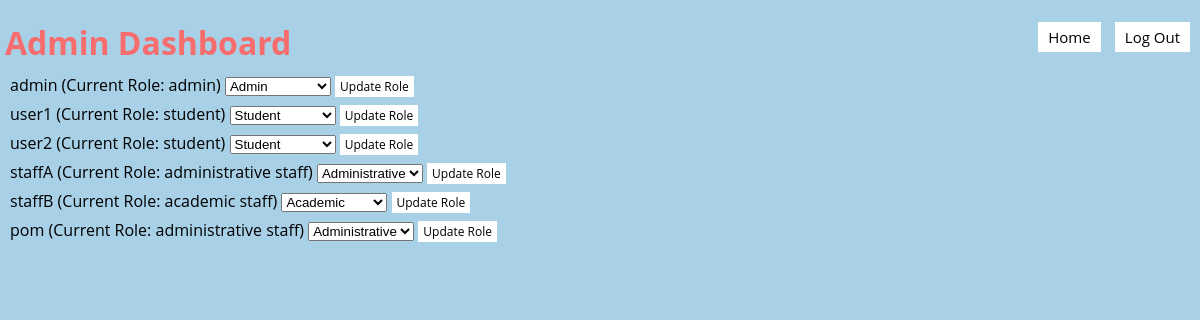
Screenshot of /admin-panel (signed in) with the database file from the repository.
### models.py (models this page shows)
class Base(DeclarativeBase):
    pass

class User(Base):
    __tablename__ = "user"
    username: Mapped[str] = mapped_column(String, primary_key=True)
    password: Mapped[str] = mapped_column(String)
    salt: Mapped[str] = mapped_column(String)
    failed_attempts: Mapped[int] = mapped_column(Integer, default=0)
    lockout_until: Mapped[datetime] = mapped_column(DateTime, nullable=True)
    role: Mapped[RoleType] = mapped_column(Enum(RoleType), nullable=False)
    online: Mapped[bool] = mapped_column(Boolean, default=False)
    muted: Mapped[bool] = mapped_column(Boolean, default=False)

### app.py (the view)
@app.route('/admin-panel')
def admin_panel():
    username = session.get('username')
    if not username:
        flash('You must be logged in to access the admin panel.')
        return redirect(url_for('login'))
    user = db.get_user(username)
    user_role = user.role.name if hasattr(user.role, 'name') else str(user.role)
    if user is None or user_role != 'ADMIN':
        flash('You do not have permission to access the admin panel.')
        return redirect(url_for('home'))
    print("User Role:", user.role)  # Print the enum or string directly
    users = db.get_all_users()
    return render_template('admin_panel.jinja', username=username, users=users)

### app.py (called while the page is built)
def csp_policy_string(policy_dict):
    return "; ".join([f"{key} {' '.join(val) if isinstance(val, list) else val}" for key, val in policy_dict.items()])

@app.after_request
def apply_csp(response):
    policy = {
    "default-src": "'self'",
    "script-src": [
        "'self'",
        "https://cdnjs.cloudflare.com",  # Allow scripts from CDN for Crypto-JS
        "https://cdn.jsdelivr.net",
        "'unsafe-inline'"
    ],
    "style-src": "'self' 'unsafe-inline'",  # Allows inline styles;
    "img-src": "'self'",
    "connect-src": "'self'",  # Restricts the URLs which can be loaded using script interfaces
    "font-src": "'self'",  # Fonts loading
    "object-src": "'none'",  # Prevents object, embed, and applet elements from rendering
    "frame-ancestors": "'none'"  # Protects against clickjacking
}
    response.headers['Content-Security-Policy'] = csp_policy_string(policy)
    return response

### db.py (called while the page is built)
def get_user(username: str):
    with Session(engine) as session:
        return session.get(User, username)

def get_all_users():
    with Session(engine) as session:
        return session.query(User).all()

### templates/admin_panel.jinja (shortened to what this page needs)
{% extends 'base.jinja' %}
{% block content %}
<div class="header">
    <h1>Admin Dashboard</h1>
    <div class="buttons">
        <button onclick="location.href='{{ url_for('home') }}'">Home</button>
        <button onclick="confirmLogout()">Log Out</button>
    </div>
</div>
{% for user in users %}
<form class="role-update-form" action="{{ url_for('update_user_role') }}" method="post" onsubmit="updateUserRole(event)">
    <div>
        <label>{{ user.username }} (Current Role: {{ user.role.value }})</label>
        <select name="new_role">
            <option value="student" {% if user.role.name == 'STUDENT' %}selected{% endif %}>Student</option>
            <option value="academic" {% if user.role.name == 'ACADEMIC' %}selected{% endif %}>Academic</option>
            <option value="administrative" {% if user.role.name == 'ADMINISTRATIVE' %}selected{% endif %}>Administrative</option>
            <option value="admin" {% if user.role.name == 'ADMIN' %}selected{% endif %}>Admin</option>
        </select>
        <button type="submit" class="update-button">Update Role</button>
    </div>
</form>
{% endfor %}
{% endblock %}

### templates/admin_panel.jinja (style rules this page uses)
html, body { margin-left: 10px; margin: 0; padding: 0; display: flex; flex-direction: column; font-family: 'Open Sans', sans-serif; background-color: #A8D0E6; overflow: auto }
h1 { margin-left: 5px; margin-bottom: 10px; height: 100%; font-family: 'Open Sans', sans-serif; color: #F76C6c; }
.role-update-form { margin-left: 10px; }
.role-update-form div { margin-bottom: 6px; }
button { font-family: 'Open Sans', sans-serif; padding: 5px 10px; background-color: white; color: black; border: none; cursor: pointer; text-align: center; text-decoration: none; display: inline-block; margin-right: 10px; font-size: 15px; transition: background-color 0.3s, color 0.3s; }
.update-button { padding: 2px 5px; background-color: white; color: black; font-size: 12px; transition: background-color 0.2s, box-shadow 0.2s; }
.header { display: flex; justify-content: space-between; align-items: center; width: 100%; }

### rows the page displays
User: username "admin", role.value "admin", new_role "Admin"
User: username "user1", role.value "student", new_role "Student"
User: username "user2", role.value "student", new_role "Student"
User: username "staffA", role.value "administrative staff", new_role "Administrative"
User: username "staffB", role.value "academic staff", new_role "Academic"
User: username "pom", role.value "administrative staff", new_role "Administrative"
